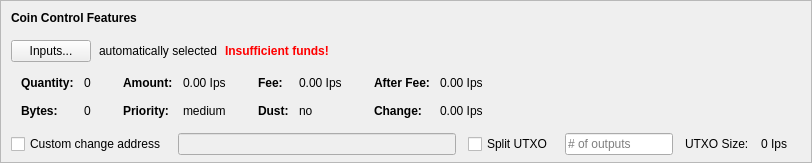
    <widget class="QFrame" name="frameCoinControl">
     <property name="sizePolicy">
      <sizepolicy hsizetype="Expanding" vsizetype="Expanding">
       <horstretch>0</horstretch>
       <verstretch>0</verstretch>
      </sizepolicy>
     </property>
     <property name="maximumSize">
      <size>
       <width>16777215</width>
       <height>16777215</height>
      </size>
     </property>
     <property name="frameShape">
      <enum>QFrame::StyledPanel</enum>
     </property>
     <property name="frameShadow">
      <enum>QFrame::Sunken</enum>
     </property>
     <layout class="QVBoxLayout" name="verticalLayoutCoinControl2">
      <property name="spacing">
       <number>0</number>
      </property>
      <property name="leftMargin">
       <number>0</number>
      </property>
      <property name="topMargin">
       <number>0</number>
      </property>
      <property name="rightMargin">
       <number>0</number>
      </property>
      <property name="bottomMargin">
       <number>6</number>
      </property>
      <item>
       <layout class="QVBoxLayout" name="verticalLayoutCoinControl" stretch="0,0,0,0,1">
        <property name="spacing">
         <number>0</number>
        </property>
        <property name="leftMargin">
         <number>10</number>
        </property>
        <property name="topMargin">
         <number>10</number>
        </property>
        <item>
         <layout class="QHBoxLayout" name="horizontalLayoutCoinControl1">
          <property name="bottomMargin">
           <number>15</number>
          </property>
          <item>
           <widget class="QLabel" name="labelCoinControlFeatures">
            <property name="sizePolicy">
             <sizepolicy hsizetype="Preferred" vsizetype="Maximum">
              <horstretch>0</horstretch>
              <verstretch>0</verstretch>
             </sizepolicy>
            </property>
            <property name="font">
             <font>
              <weight>75</weight>
              <bold>true</bold>
             </font>
            </property>
            <property name="styleSheet">
             <string notr="true">font-weight:bold;</string>
            </property>
            <property name="text">
             <string>Coin Control Features</string>
            </property>
           </widget>
          </item>
         </layout>
        </item>
        <item>
         <layout class="QHBoxLayout" name="horizontalLayoutCoinControl2" stretch="0,0,0,0">
          <property name="spacing">
           <number>8</number>
          </property>
          <property name="bottomMargin">
           <number>10</number>
          </property>
          <item>
           <widget class="QPushButton" name="pushButtonCoinControl">
            <property name="styleSheet">
             <string notr="true"/>
            </property>
            <property name="text">
             <string>Inputs...</string>
            </property>
            <property name="autoDefault">
             <bool>false</bool>
            </property>
           </widget>
          </item>
          <item>
           <widget class="QLabel" name="labelCoinControlAutomaticallySelected">
            <property name="text">
             <string>automatically selected</string>
            </property>
            <property name="margin">
             <number>5</number>
            </property>
           </widget>
          </item>
          <item>
           <widget class="QLabel" name="labelCoinControlInsuffFunds">
            <property name="font">
             <font>
              <weight>75</weight>
              <bold>true</bold>
             </font>
            </property>
            <property name="styleSheet">
             <string notr="true">color:red;font-weight:bold;</string>
            </property>
            <property name="text">
             <string>Insufficient funds!</string>
            </property>
            <property name="margin">
             <number>5</number>
            </property>
           </widget>
          </item>
          <item>
           <spacer name="horizontalSpacerCoinControl">
            <property name="orientation">
             <enum>Qt::Horizontal</enum>
            </property>
            <property name="sizeHint" stdset="0">
             <size>
              <width>40</width>
              <height>1</height>
             </size>
            </property>
           </spacer>
          </item>
         </layout>
        </item>
        <item>
         <widget class="QWidget" name="widgetCoinControl" native="true">
          <property name="sizePolicy">
           <sizepolicy hsizetype="Preferred" vsizetype="Preferred">
            <horstretch>0</horstretch>
            <verstretch>0</verstretch>
           </sizepolicy>
          </property>
          <property name="minimumSize">
           <size>
            <width>0</width>
            <height>0</height>
           </size>
          </property>
          <property name="styleSheet">
           <string notr="true"/>
          </property>
          <layout class="QHBoxLayout" name="horizontalLayoutCoinControl5">
           <property name="leftMargin">
            <number>0</number>
           </property>
           <property name="topMargin">
            <number>0</number>
           </property>
           <property name="rightMargin">
            <number>0</number>
           </property>
           <property name="bottomMargin">
            <number>0</number>
           </property>
           <item>
            <layout class="QHBoxLayout" name="horizontalLayoutCoinControl3" stretch="0,0,0,1">
             <property name="spacing">
              <number>20</number>
             </property>
             <property name="topMargin">
              <number>0</number>
             </property>
             <property name="bottomMargin">
              <number>10</number>
             </property>
             <item>
              <layout class="QFormLayout" name="formLayoutCoinControl1">
               <property name="horizontalSpacing">
                <number>10</number>
               </property>
               <property name="verticalSpacing">
                <number>14</number>
               </property>
               <property name="leftMargin">
                <number>10</number>
               </property>
               <property name="topMargin">
                <number>4</number>
               </property>
               <property name="rightMargin">
                <number>6</number>
               </property>
               <item row="0" column="0">
                <widget class="QLabel" name="labelCoinControlQuantityText">
                 <property name="font">
                  <font>
                   <weight>75</weight>
                   <bold>true</bold>
                  </font>
                 </property>
                 <property name="text">
                  <string>Quantity:</string>
                 </property>
                 <property name="margin">
                  <number>0</number>
                 </property>
                </widget>
               </item>
               <item row="0" column="1">
                <widget class="QLabel" name="labelCoinControlQuantity">
                 <property name="cursor">
                  <cursorShape>IBeamCursor</cursorShape>
                 </property>
                 <property name="contextMenuPolicy">
                  <enum>Qt::ActionsContextMenu</enum>
                 </property>
                 <property name="text">
                  <string notr="true">0</string>
                 </property>
                 <property name="margin">
                  <number>0</number>
                 </property>
                 <property name="textInteractionFlags">
                  <set>Qt::LinksAccessibleByMouse|Qt::TextSelectableByKeyboard|Qt::TextSelectableByMouse</set>
                 </property>
                </widget>
               </item>
               <item row="1" column="0">
                <widget class="QLabel" name="labelCoinControlBytesText">
                 <property name="font">
                  <font>
                   <weight>75</weight>
                   <bold>true</bold>
                  </font>
                 </property>
                 <property name="text">
                  <string>Bytes:</string>
                 </property>
                </widget>
               </item>
               <item row="1" column="1">
                <widget class="QLabel" name="labelCoinControlBytes">
                 <property name="cursor">
                  <cursorShape>IBeamCursor</cursorShape>
                 </property>
                 <property name="contextMenuPolicy">
                  <enum>Qt::ActionsContextMenu</enum>
                 </property>
                 <property name="text">
                  <string notr="true">0</string>
                 </property>
                 <property name="textInteractionFlags">
                  <set>Qt::LinksAccessibleByMouse|Qt::TextSelectableByKeyboard|Qt::TextSelectableByMouse</set>
                 </property>
                </widget>
               </item>
              </layout>
             </item>
             <item>
              <layout class="QFormLayout" name="formLayoutCoinControl2">
               <property name="horizontalSpacing">
                <number>10</number>
               </property>
               <property name="verticalSpacing">
                <number>14</number>
               </property>
               <property name="leftMargin">
                <number>6</number>
               </property>
               <property name="topMargin">
                <number>4</number>
               </property>
               <property name="rightMargin">
                <number>6</number>
               </property>
               <item row="0" column="0">
                <widget class="QLabel" name="labelCoinControlAmountText">
                 <property name="font">
                  <font>
                   <weight>75</weight>
                   <bold>true</bold>
                  </font>
                 </property>
                 <property name="text">
                  <string>Amount:</string>
                 </property>
                 <property name="margin">
                  <number>0</number>
                 </property>
                </widget>
               </item>
               <item row="0" column="1">
                <widget class="QLabel" name="labelCoinControlAmount">
                 <property name="cursor">
                  <cursorShape>IBeamCursor</cursorShape>
                 </property>
                 <property name="contextMenuPolicy">
                  <enum>Qt::ActionsContextMenu</enum>
                 </property>
                 <property name="text">
                  <string notr="true">0.00 Ips</string>
                 </property>
                 <property name="textInteractionFlags">
                  <set>Qt::LinksAccessibleByMouse|Qt::TextSelectableByKeyboard|Qt::TextSelectableByMouse</set>
                 </property>
                </widget>
               </item>
               <item row="1" column="0">
                <widget class="QLabel" name="labelCoinControlPriorityText">
                 <property name="font">
                  <font>
                   <weight>75</weight>
                   <bold>true</bold>
                  </font>
                 </property>
                 <property name="text">
                  <string>Priority:</string>
                 </property>
                </widget>
               </item>
               <item row="1" column="1">
                <widget class="QLabel" name="labelCoinControlPriority">
                 <property name="cursor">
                  <cursorShape>IBeamCursor</cursorShape>
                 </property>
                 <property name="contextMenuPolicy">
                  <enum>Qt::ActionsContextMenu</enum>
                 </property>
                 <property name="text">
                  <string>medium</string>
                 </property>
                 <property name="textInteractionFlags">
                  <set>Qt::LinksAccessibleByMouse|Qt::TextSelectableByKeyboard|Qt::TextSelectableByMouse</set>
                 </property>
                </widget>
               </item>
              </layout>
             </item>
             <item>
              <layout class="QFormLayout" name="formLayoutCoinControl3">
               <property name="horizontalSpacing">
                <number>10</number>
               </property>
               <property name="verticalSpacing">
                <number>14</number>
               </property>
               <property name="leftMargin">
                <number>6</number>
               </property>
               <property name="topMargin">
                <number>4</number>
               </property>
               <property name="rightMargin">
                <number>6</number>
               </property>
               <item row="0" column="0">
                <widget class="QLabel" name="labelCoinControlFeeText">
                 <property name="font">
                  <font>
                   <weight>75</weight>
                   <bold>true</bold>
                  </font>
                 </property>
                 <property name="text">
                  <string>Fee:</string>
                 </property>
                 <property name="margin">
                  <number>0</number>
                 </property>
                </widget>
               </item>
               <item row="0" column="1">
                <widget class="QLabel" name="labelCoinControlFee">
                 <property name="cursor">
                  <cursorShape>IBeamCursor</cursorShape>
                 </property>
                 <property name="contextMenuPolicy">
                  <enum>Qt::ActionsContextMenu</enum>
                 </property>
                 <property name="text">
                  <string notr="true">0.00 Ips</string>
                 </property>
                 <property name="textInteractionFlags">
                  <set>Qt::LinksAccessibleByMouse|Qt::TextSelectableByKeyboard|Qt::TextSelectableByMouse</set>
                 </property>
                </widget>
               </item>
               <item row="1" column="0">
                <widget class="QLabel" name="labelCoinControlLowOutputText">
                 <property name="font">
                  <font>
                   <weight>75</weight>
                   <bold>true</bold>
                  </font>
                 </property>
                 <property name="text">
                  <string>Dust:</string>
                 </property>
                </widget>
               </item>
               <item row="1" column="1">
                <widget class="QLabel" name="labelCoinControlLowOutput">
                 <property name="cursor">
                  <cursorShape>IBeamCursor</cursorShape>
                 </property>
                 <property name="contextMenuPolicy">
                  <enum>Qt::ActionsContextMenu</enum>
                 </property>
                 <property name="text">
                  <string>no</string>
                 </property>
                 <property name="textInteractionFlags">
                  <set>Qt::LinksAccessibleByMouse|Qt::TextSelectableByKeyboard|Qt::TextSelectableByMouse</set>
                 </property>
                </widget>
               </item>
              </layout>
             </item>
             <item>
              <layout class="QFormLayout" name="formLayoutCoinControl4">
               <property name="horizontalSpacing">
                <number>10</number>
               </property>
               <property name="verticalSpacing">
                <number>14</number>
               </property>
               <property name="leftMargin">
                <number>6</number>
               </property>
               <property name="topMargin">
                <number>4</number>
               </property>
               <property name="rightMargin">
                <number>6</number>
               </property>
               <item row="0" column="0">
                <widget class="QLabel" name="labelCoinControlAfterFeeText">
                 <property name="font">
                  <font>
                   <weight>75</weight>
                   <bold>true</bold>
                  </font>
                 </property>
                 <property name="text">
                  <string>After Fee:</string>
                 </property>
                 <property name="margin">
                  <number>0</number>
                 </property>
                </widget>
               </item>
               <item row="0" column="1">
                <widget class="QLabel" name="labelCoinControlAfterFee">
                 <property name="cursor">
                  <cursorShape>IBeamCursor</cursorShape>
                 </property>
                 <property name="contextMenuPolicy">
                  <enum>Qt::ActionsContextMenu</enum>
                 </property>
                 <property name="text">
                  <string notr="true">0.00 Ips</string>
                 </property>
                 <property name="textInteractionFlags">
                  <set>Qt::LinksAccessibleByMouse|Qt::TextSelectableByKeyboard|Qt::TextSelectableByMouse</set>
                 </property>
                </widget>
               </item>
               <item row="1" column="0">
                <widget class="QLabel" name="labelCoinControlChangeText">
                 <property name="font">
                  <font>
                   <weight>75</weight>
                   <bold>true</bold>
                  </font>
                 </property>
                 <property name="text">
                  <string>Change:</string>
                 </property>
                </widget>
               </item>
               <item row="1" column="1">
                <widget class="QLabel" name="labelCoinControlChange">
                 <property name="cursor">
                  <cursorShape>IBeamCursor</cursorShape>
                 </property>
                 <property name="contextMenuPolicy">
                  <enum>Qt::ActionsContextMenu</enum>
                 </property>
                 <property name="text">
                  <string notr="true">0.00 Ips</string>
                 </property>
                 <property name="textInteractionFlags">
                  <set>Qt::LinksAccessibleByMouse|Qt::TextSelectableByKeyboard|Qt::TextSelectableByMouse</set>
                 </property>
                </widget>
               </item>
              </layout>
             </item>
            </layout>
           </item>
          </layout>
         </widget>
        </item>
        <item>
         <layout class="QHBoxLayout" name="horizontalLayoutCoinControl4" stretch="0,0,0,0,0,0,0">
          <property name="spacing">
           <number>12</number>
          </property>
          <property name="sizeConstraint">
           <enum>QLayout::SetDefaultConstraint</enum>
          </property>
          <property name="topMargin">
           <number>5</number>
          </property>
          <property name="rightMargin">
           <number>5</number>
          </property>
          <item>
           <widget class="QCheckBox" name="checkBoxCoinControlChange">
            <property name="toolTip">
             <string>If this is activated, but the change address is empty or invalid, change will be sent to a newly generated address.</string>
            </property>
            <property name="text">
             <string>Custom change address</string>
            </property>
           </widget>
          </item>
          <item>
           <widget class="QValidatedLineEdit" name="lineEditCoinControlChange">
            <property name="enabled">
             <bool>false</bool>
            </property>
            <property name="sizePolicy">
             <sizepolicy hsizetype="Expanding" vsizetype="Fixed">
              <horstretch>0</horstretch>
              <verstretch>0</verstretch>
             </sizepolicy>
            </property>
           </widget>
          </item>
          <item>
           <widget class="QCheckBox" name="splitBlockCheckBox">
            <property name="text">
             <string>Split UTXO</string>
            </property>
           </widget>
          </item>
          <item>
           <widget class="QLineEdit" name="splitBlockLineEdit">
            <property name="sizePolicy">
             <sizepolicy hsizetype="Fixed" vsizetype="Fixed">
              <horstretch>50</horstretch>
              <verstretch>0</verstretch>
             </sizepolicy>
            </property>
            <property name="placeholderText">
             <string># of outputs</string>
            </property>
           </widget>
          </item>
          <item>
           <widget class="QLabel" name="labelBlockSizeText">
            <property name="text">
             <string>UTXO Size:</string>
            </property>
           </widget>
          </item>
          <item>
           <widget class="QLabel" name="labelBlockSize">
            <property name="text">
             <string>0 Ips</string>
            </property>
           </widget>
          </item>
          <item>
           <widget class="QLabel" name="labelCoinControlChangeLabel">
            <property name="sizePolicy">
             <sizepolicy hsizetype="Preferred" vsizetype="Expanding">
              <horstretch>0</horstretch>
              <verstretch>0</verstretch>
             </sizepolicy>
            </property>
            <property name="minimumSize">
             <size>
              <width>0</width>
              <height>0</height>
             </size>
            </property>
            <property name="text">
             <string/>
            </property>
            <property name="margin">
             <number>3</number>
            </property>
           </widget>
          </item>
         </layout>
        </item>
        <item>
         <spacer name="verticalSpacerCoinControl">
          <property name="orientation">
           <enum>Qt::Vertical</enum>
          </property>
          <property name="sizeHint" stdset="0">
           <size>
            <width>800</width>
            <height>1</height>
           </size>
          </property>
         </spacer>
        </item>
       </layout>
      </item>
     </layout>
    </widget>
